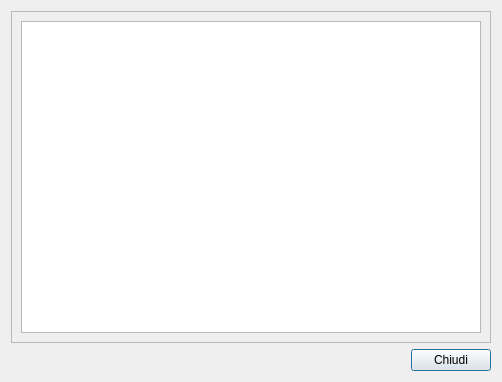
<?xml version="1.0" encoding="UTF-8"?>
<ui version="4.0">
 <class>LSErrorMessage</class>
 <widget class="QDialog" name="LSErrorMessage">
  <property name="geometry">
   <rect>
    <x>0</x>
    <y>0</y>
    <width>502</width>
    <height>382</height>
   </rect>
  </property>
  <property name="windowTitle">
   <string>Dialog</string>
  </property>
  <layout class="QGridLayout" name="gridLayout">
   <item row="0" column="0" colspan="2">
    <widget class="QScrollArea" name="scrollArea">
     <property name="widgetResizable">
      <bool>true</bool>
     </property>
     <widget class="QWidget" name="scrollAreaWidgetContents">
      <property name="geometry">
       <rect>
        <x>0</x>
        <y>0</y>
        <width>488</width>
        <height>340</height>
       </rect>
      </property>
      <layout class="QGridLayout" name="gridLayout_2">
       <item row="0" column="0" colspan="3">
        <widget class="QTextBrowser" name="ErrorMessage">
         <property name="minimumSize">
          <size>
           <width>425</width>
           <height>290</height>
          </size>
         </property>
        </widget>
       </item>
      </layout>
     </widget>
    </widget>
   </item>
   <item row="1" column="1">
    <widget class="QPushButton" name="Close">
     <property name="text">
      <string>Chiudi</string>
     </property>
    </widget>
   </item>
   <item row="1" column="0">
    <spacer name="horizontalSpacer">
     <property name="orientation">
      <enum>Qt::Horizontal</enum>
     </property>
     <property name="sizeHint" stdset="0">
      <size>
       <width>40</width>
       <height>20</height>
      </size>
     </property>
    </spacer>
   </item>
  </layout>
 </widget>
 <resources/>
 <connections>
  <connection>
   <sender>Close</sender>
   <signal>clicked()</signal>
   <receiver>LSErrorMessage</receiver>
   <slot>close()</slot>
   <hints>
    <hint type="sourcelabel">
     <x>467</x>
     <y>365</y>
    </hint>
    <hint type="destinationlabel">
     <x>250</x>
     <y>190</y>
    </hint>
   </hints>
  </connection>
 </connections>
</ui>
